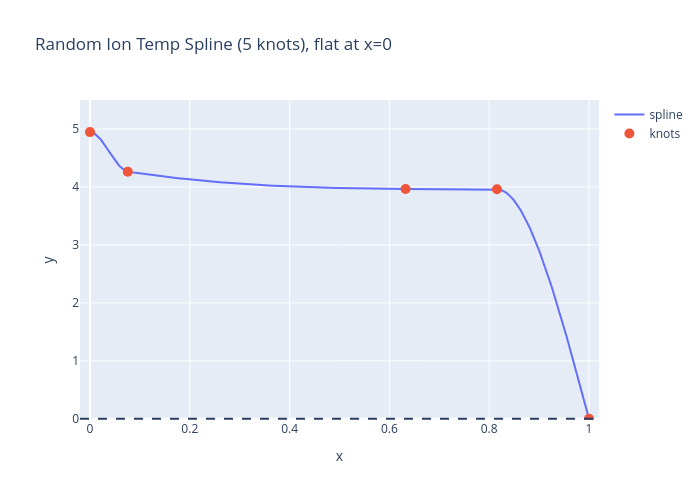
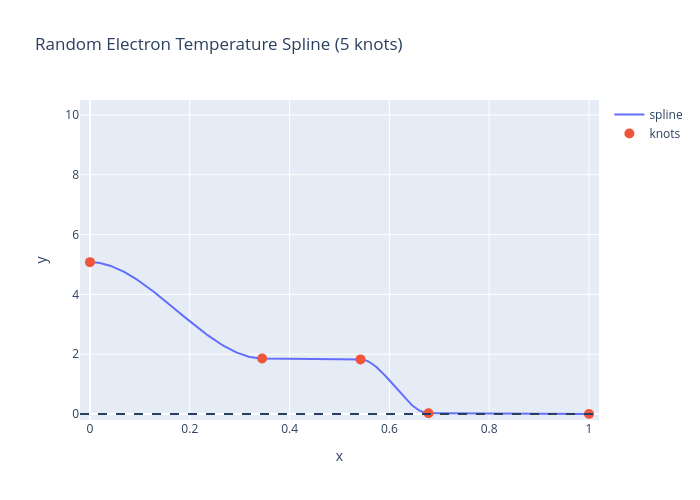

These figures' notebook cell, in order:
### Code cell
import numpy as np
from scipy.interpolate import PchipInterpolator, CubicHermiteSpline
import plotly.graph_objects as go

# ---------------------------------------------------------------
# Generating Random Ion and Electron Temperature Splines
# ---------------------------------------------------------------

def generate_random_temp(
    n_knots=6, 
    y_min=0.2,       # minimum y-value is 0.2 keV for electron and ion temp
    y_max=5.0,       # maximum y-value is 10.0 keV for electron and 5.0 keV for ion temp
    decreasing=True, 
    min_spacing=0.05, 
    zero_deriv_core=True,  
    seed=None
): 
    """
    Generates a random PCHIP spline for ion and electron temp profiles. 

    The radial endpoints are fixed at x=0 and x=1.
    Interior x-locations are random in (0, 1) and strictly increasing.
    Interior y-locations are random in (y_min, y_max) and monotonic.

    Parameters
    ----------
    n_knots : total number of knots, including the fixed endpoints
    y_min : minimum temp in keV
    y_max : maximum allowed temp in keV
    decreasing : if true (default), then y goes monotonically from 1 -> 0
    zero_deriv_core : if true (default), then enforce dy/dx=0 at core (x=0)
    seed : random seed for reproducibility

    Returns
    -------
    spline : callable interpolator (PchipInterpolator or CubicHermiteSpline)
    x_knots :  
    y_knots : 
    zero_deriv : 
    x_free : boolean array where True means the x-coordinate is free to vary
    y_free : boolean array where True means the y-coordinate is free to vary
    """

    if n_knots < 2: 
        raise ValueError("n_knots must be at least 2.")

    if y_min >= y_max: 
        raise ValueError("y_min must be less than y_max.")

    if y_min < 0.0: 
        raise ValueError("y_min must be nonnegative value.")

    rng = np.random.default_rng(seed)

    # x_knots : x=0 and x=1 fixed, interior is random and strictly increasing
    n_interior = n_knots - 2
    if n_interior > 0:
        interior_x = sample_interior_x(
            n_interior=n_interior, 
            min_spacing=min_spacing, 
            rng=rng,
            x_min=0.0,
            x_max=1.0,
        )
        x_knots = np.concatenate(([0.0], interior_x, [1.0]))
    else:
        x_knots = np.array([0.0, 1.0])

    # y_knots : y=0 at LCFS; core temp and interior is random, and monotonic
    if decreasing: 
        core_temp = rng.uniform(y_min, y_max)
        interior_y = sample_monotone_y(n=n_interior, y_start=core_temp, y_end=0.0, rng=rng)
        y_knots = np.concatenate(([core_temp], interior_y, [0.0]))
    else: 
        edge_temp = rng.uniform(y_min, y_max)
        interior_y = sample_monotone_y(n=n_interior, y_start=y_min, y_end=edge_temp, rng=rng)
        y_knots = np.concatenate(([y_min], interior_y, [edge_temp]))

    # Building the spline
    pchip = PchipInterpolator(x_knots, y_knots)
    if zero_deriv_core:
        # take PCHIP's monotone-preserving slopes, then zero out the one at x=0
        dydx = pchip.derivative()(x_knots)
        dydx[0] = 0.0
        spline = CubicHermiteSpline(x_knots, y_knots, dydx)
        deriv_zero = np.array([True, False, False, False, False])
    else:
        spline = pchip
        deriv_zero = np.array([False, False, False, False, False])

    x_free = np.array([
        False,  # first x-knot fixed at rho=0
        True, 
        True, 
        True, 
        False,  # last x-knot fixed at rho=1
    ])
    y_free = np.array([
        True, 
        True, 
        True,                      
        True, 
        False,  # last y-knot fixed at zero
    ])

    return make_profile_dic(x_knots, y_knots, deriv_zero, x_free, y_free, " ")


# creating a wrapper to create electron temp spline
def generate_random_electron_temp(n_knots=5, min_spacing=0.05, seed=None):
    """
    Generate a random electron temperature profile.
    """
    profile = generate_random_temp(
        n_knots=n_knots,
        y_min=0.2,
        y_max=10.0,
        min_spacing=min_spacing,
        zero_deriv_core=True,
        seed=seed,
    )

    profile["profile_type"] = "electron temperature"
    return profile


# creating a wrapper to create ion temp spline
def generate_random_ion_temp(n_knots=5, min_spacing=0.05, seed=None):
    """
    Generate a random ion temperature profile.
    """
    profile = generate_random_temp(
        n_knots=n_knots,
        y_min=0.2,
        y_max=5.0,
        min_spacing=min_spacing,
        zero_deriv_core=True,
        seed=seed,
    )

    profile["profile_type"] = "ion temperature"
    return profile

    
# ---------------------------------------------------------
# Plotting Random Ion Temperature Spline
# ---------------------------------------------------------
ion_profile = generate_random_ion_temp(n_knots=5, min_spacing=0.05, seed=None,)
plot_pchip(ion_profile["x_knots"], ion_profile["y_knots"], ion_profile["deriv_zero"], title="Random Ion Temp Spline (5 knots), flat at x=0", y_range=(-0.02, 5.5),)

# ---------------------------------------------------------
# Plotting Random Electron Temperature Spline
# ---------------------------------------------------------
electron_temp_profile = generate_random_electron_temp(n_knots=5, min_spacing=0.05, seed=None)
plot_pchip(electron_temp_profile["x_knots"], electron_temp_profile["y_knots"],  electron_temp_profile["deriv_zero"], title="Random Electron Temperature Spline (5 knots)", y_range=(-0.2, 10.5))

### Figure 1 — Plotly figure (JSON) as saved in the notebook; plotly's stock layout.template omitted (floating-point values rounded to 4 significant figures; data arrays with more than 128 entries replaced by an {"elided": "..."} marker saying what was removed)
{"data": [{"mode": "lines", "name": "spline", "type": "scatter", "x": {"elided": "400 float values"}, "y": {"elided": "400 float values"}}, {"marker": {"size": 10, "symbol": "circle"}, "mode": "markers", "name": "knots", "type": "scatter", "x": [0.0, 0.07573, 0.6325, 0.8156, 1.0], "y": [4.946, 4.264, 3.964, 3.959, 0.0]}], "layout": {"height": 500, "shapes": [{"line": {"dash": "dash"}, "type": "line", "x0": 0, "x1": 1, "xref": "x domain", "y0": 0, "y1": 0, "yref": "y"}], "title": {"text": "Random Ion Temp Spline (5 knots), flat at x=0"}, "width": 700, "xaxis": {"range": [-0.02, 1.02], "title": {"text": "x"}}, "yaxis": {"range": [-0.02, 5.5], "title": {"text": "y"}}}}

### Figure 2 — Plotly figure (JSON) as saved in the notebook; plotly's stock layout.template omitted (floating-point values rounded to 4 significant figures; data arrays with more than 128 entries replaced by an {"elided": "..."} marker saying what was removed)
{"data": [{"mode": "lines", "name": "spline", "type": "scatter", "x": {"elided": "400 float values"}, "y": {"elided": "400 float values"}}, {"marker": {"size": 10, "symbol": "circle"}, "mode": "markers", "name": "knots", "type": "scatter", "x": [0.0, 0.3449, 0.5421, 0.6784, 1.0], "y": [5.078, 1.856, 1.827, 0.02769, 0.0]}], "layout": {"height": 500, "shapes": [{"line": {"dash": "dash"}, "type": "line", "x0": 0, "x1": 1, "xref": "x domain", "y0": 0, "y1": 0, "yref": "y"}], "title": {"text": "Random Electron Temperature Spline (5 knots)"}, "width": 700, "xaxis": {"range": [-0.02, 1.02], "title": {"text": "x"}}, "yaxis": {"range": [-0.2, 10.5], "title": {"text": "y"}}}}
